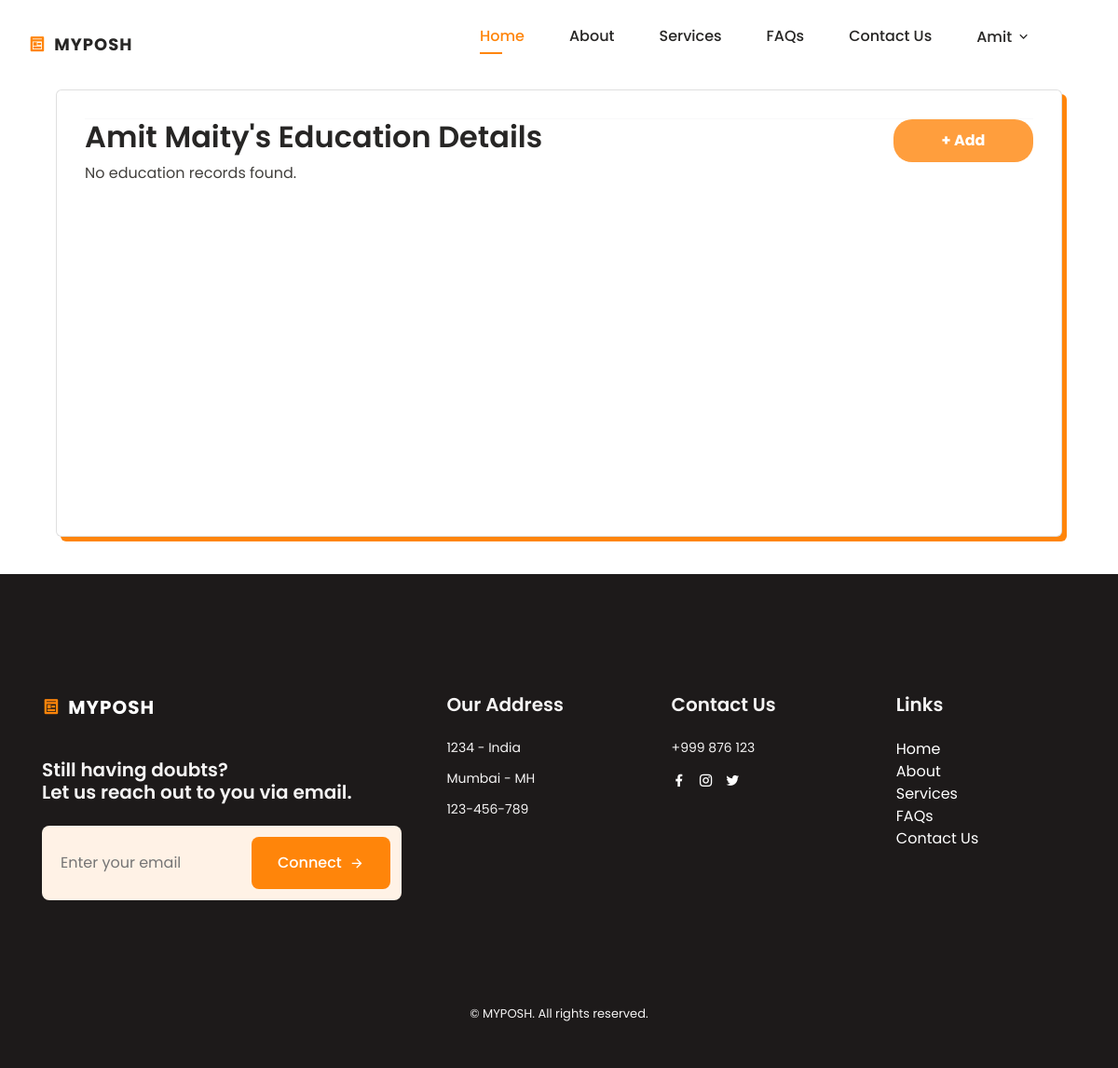
Page /profile/education/create (signed in) on the earlier database version.
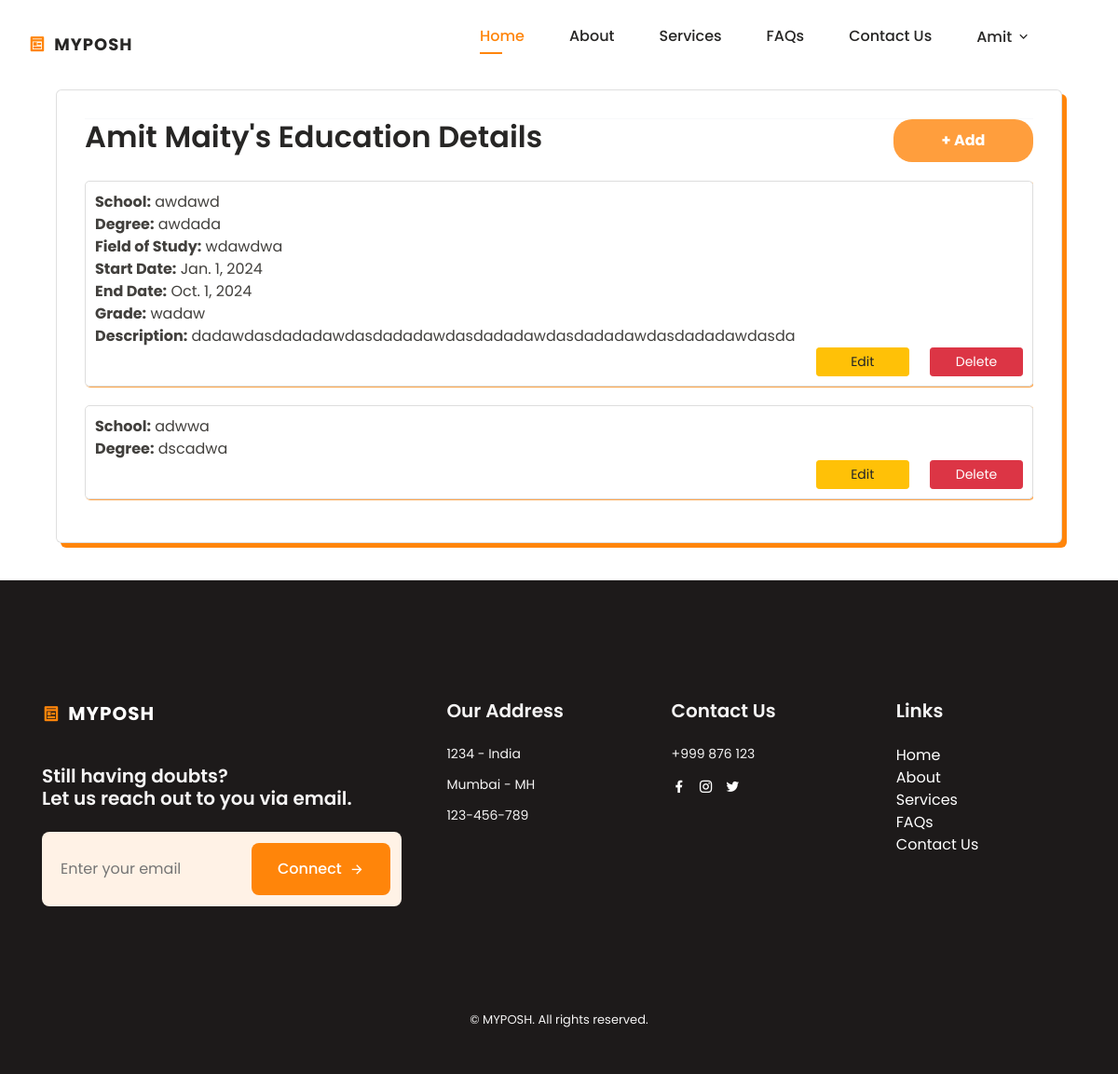
Same page on the later database version.
### posh/models.py (models this page shows)
class Education(models.Model):
    user = models.ForeignKey(settings.AUTH_USER_MODEL, on_delete=models.CASCADE, related_name='education')
    school = models.CharField(max_length=100)
    degree = models.CharField(max_length=100)
    field_of_study = models.CharField(max_length=255, null=True, blank=True)
    start_date = models.DateField(null=True, blank=True)
    end_date = models.DateField(null=True, blank=True)
    grade = models.CharField(max_length=10, null=True, blank=True)
    description = models.TextField(null=True, blank=True)

### posh/views.py (the view, shortened to what this page needs)
# urls.py: path('profile/education/create', views.education, name="education"),
@login_required
def education(request):
    user = request.user
    user = get_object_or_404(IndividualUser, username = request.user)
    education_list = user.education.all()  # Fetch all related education instances
    context = {
        'user': user,
        'education_list': education_list,
    }
    return render(request, 'education.html', context)

### posh/templatetags/get_group.py (called while the page is built)
@register.filter(name='has_group')
def has_group(user, group_name):
    return user.groups.filter(name=group_name).exists()

### posh/templates/education.html (shortened to what the changed rows need)
{% extends "base.html" %}
{% load static %}
{% block stylescss %}
<link rel="stylesheet" href="https://stackpath.bootstrapcdn.com/bootstrap/4.5.2/css/bootstrap.min.css">
<link href="https://cdn.jsdelivr.net/npm/bootstrap@4.5.0/dist/css/bootstrap.min.css" rel="stylesheet">
<link rel="stylesheet" href="{% static 'assets/css/list_item.css' %}">
<link rel="stylesheet" href="{% static 'assets/css/profile.css' %}">
<link rel="stylesheet" href="https://cdn.jsdelivr.net/npm/intl-tel-input@19.5.5/build/css/intlTelInput.css">
<link rel="stylesheet" href="https://cdnjs.cloudflare.com/ajax/libs/intl-tel-input/17.0.8/css/intlTelInput.css"/>
{% endblock %}
{% block content %}
<div class="container light-style flex-grow-1 container-p-y">
    <div class="card overflow-hidden" style="min-height: 30rem">
        <div class="row no-gutters row-bordered row-border-light">
            <div class="col-md-12">
                <div class="tab-content">
                    <div class="tab-pane fade active show" id="account-general">
                        <div class="container-education">
                            <div class="add_education">
                                <h2>{{ user.fname }} {{ user.lname }}'s Education Details</h2>
                            </div>
                            <div id="education-section">
                                <ul id="education-list">
                                    {% if education_list %}
                                        <ul>
                                            {% for education in education_list %}
                                                <li>
                                                    <strong>School:</strong> {{ education.school }}<br>
                                                    <strong>Degree:</strong> {{ education.degree }}<br>
                                                    {% if education.field_of_study %}
                                                        <strong>Field of Study:</strong> {{ education.field_of_study }}<br>
                                                    {% endif %}
                                                    {% if education.start_date %}
                                                        <strong>Start Date:</strong> {{ education.start_date }}<br>
                                                    {% endif %}
                                                    {% if education.end_date %}
                                                        <strong>End Date:</strong> {{ education.end_date }}<br>
                                                    {% endif %}
                                                    {% if education.grade %}
                                                        <strong>Grade:</strong> {{ education.grade }}<br>
                                                    {% endif %}
                                                    {% if education.description %}
                                                        <strong>Description:</strong> {{ education.description }}<br>
                                                    {% endif %}
                                                    <div class="buttons">
                                                        <button class="btn btn-warning btn-sm mr-2 edit-button" data-toggle="modal" data-target="#editEducationModal" data-pk="{{ education.id }}">Edit</button>
                                                        <a href="{% url 'delete_education' education.id %}">
                                                            <button class="btn btn-danger btn-sm delete-button" >Delete</button>
                                                        </a>
                                                    </div>
                                                </li>
                                            {% endfor %}
                                        </ul>
                                    {% else %}
                                        <p>No education records found.</p>
                                    {% endif %}
                                </ul>
                            </div>
                        </div>
                    </div>
                </div>
            </div>
        </div>
    </div>
</div>
{% endblock %}

Differences in the rows shown:
added Education: school "awdawd", degree "awdada", field_of_study "wdawdwa", start_date "Jan. 1, 2024", end_date "Oct. 1, 2024", grade "wadaw", description "dadawdasdadadawdasdadadawdasdadadawdasdadadawdasdadadawdasda"
added Education: school "adwwa", degree "dscadwa"
Other differences:
text no longer shown: "No education records found."
